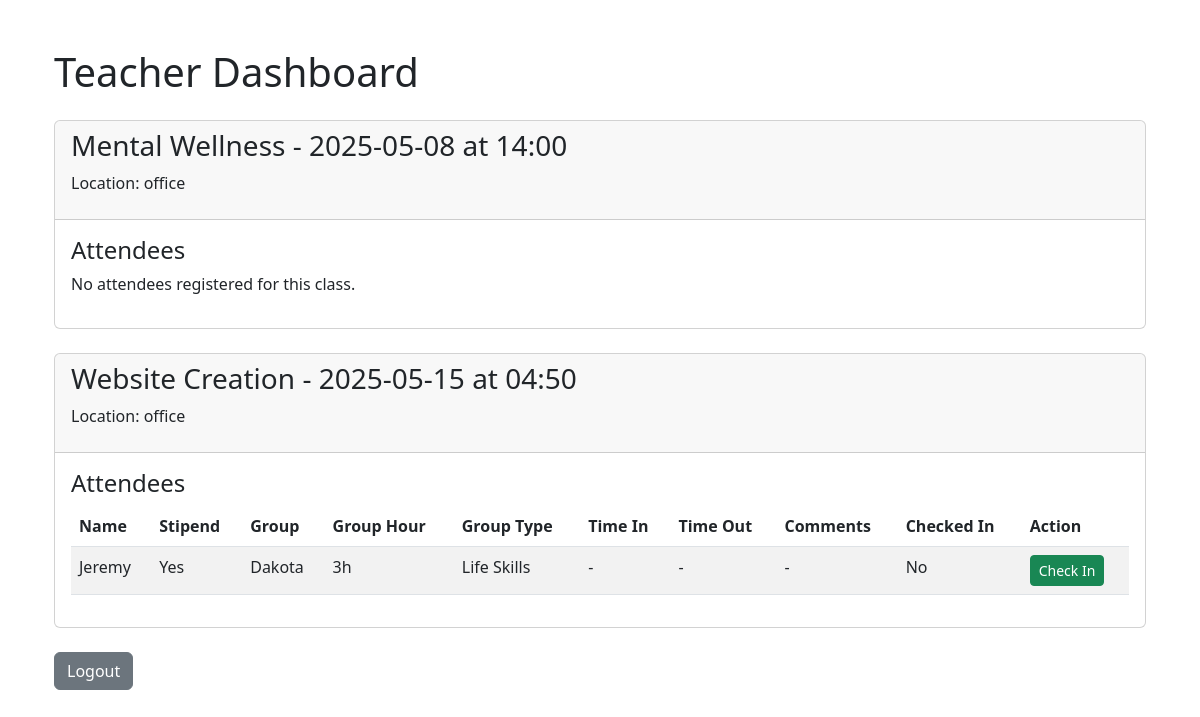
Page /teacher/dashboard (signed in) on the committed database.
### models.py (models this page shows)
class Class(db.Model):
    id = db.Column(db.Integer, primary_key=True)
    name = db.Column(db.String(100), nullable=False)
    date = db.Column(db.Date, nullable=False)
    time = db.Column(db.Time, nullable=False)
    teacher_id = db.Column(db.Integer, db.ForeignKey('user.id'), nullable=False)
    location = db.Column(db.String(100), nullable=False)
    attendees = db.relationship('Attendee', backref='class_ref', lazy=True, cascade="all, delete-orphan")

class Attendee(db.Model):
    id = db.Column(db.Integer, primary_key=True)
    name = db.Column(db.String(100), nullable=False)
    stipend = db.Column(db.Boolean, default=False)
    group = db.Column(db.String(50), nullable=True)
    comments = db.Column(db.String(200), nullable=True)
    checked_in = db.Column(db.Boolean, default=False)
    class_id = db.Column(db.Integer, db.ForeignKey('class.id'), nullable=False)
    group_hour = db.Column(db.String(50), nullable=True)  # e.g., "1 hr" or "10:00 AM"
    group_type = db.Column(db.String(50), nullable=True)  # e.g., "Beginners", "Advanced"
    time_in = db.Column(db.Time, nullable=True)  # Check-in time
    time_out = db.Column(db.Time, nullable=True)  # Check-out time

### routes/teacher.py (the view)
@bp.route('/teacher/dashboard')
@login_required
def dashboard():
    if current_user.role != 'teacher':
        flash('Access denied: Teachers only.', 'danger')
        return redirect(url_for('auth.login'))
    classes = Class.query.filter_by(teacher_id=current_user.id).all()
    return render_template('dashboard_teacher.html', classes=classes)

### app.py (called while the page is built)
@login_manager.user_loader
def load_user(user_id):
    from models import User
    return User.query.get(int(user_id))

### templates/dashboard_teacher.html (shortened to what this page needs)
{% extends 'base.html' %}
{% block content %}
<div class="container mt-5">
    <h1 class="mb-4">Teacher Dashboard</h1>
    {% if classes %}
        {% for class_ in classes %}
            <div class="card mb-4">
                <div class="card-header">
                    <h3>{{ class_.name }} - {{ class_.date.strftime('%Y-%m-%d') }} at {{ class_.time.strftime('%H:%M') }}</h3>
                    <p>Location: {{ class_.location }}</p>
                </div>
                <div class="card-body">
                    <h4>Attendees</h4>
                    {% if class_.attendees %}
                        <table class="table table-striped">
                            <thead>
                                <tr>
                                    <th>Name</th>
                                    <th>Stipend</th>
                                    <th>Group</th>
                                    <th>Group Hour</th>
                                    <th>Group Type</th>
                                    <th>Time In</th>
                                    <th>Time Out</th>
                                    <th>Comments</th>
                                    <th>Checked In</th>
                                    <th>Action</th>
                                </tr>
                            </thead>
                            <tbody>
                                {% for attendee in class_.attendees %}
                                    <tr>
                                        <td>{{ attendee.name }}</td>
                                        <td>{{ 'Yes' if attendee.stipend else 'No' }}</td>
                                        <td>{{ attendee.group or '-' }}</td>
                                        <td>{{ attendee.group_hour or '-' }}</td>
                                        <td>{{ attendee.group_type or '-' }}</td>
                                        <td>{{ attendee.time_in.strftime('%H:%M') if attendee.time_in else '-' }}</td>
                                        <td>{{ attendee.time_out.strftime('%H:%M') if attendee.time_out else '-' }}</td>
                                        <td>{{ attendee.comments or '-' }}</td>
                                        <td>{{ 'Yes' if attendee.checked_in else 'No' }}</td>
                                        <td>
                                            <form action="{{ url_for('teacher.check_in', attendee_id=attendee.id) }}" method="POST">
                                                <button type="submit" class="btn btn-sm {{ 'btn-success' if not attendee.checked_in else 'btn-warning' }}">
                                                    {{ 'Check In' if not attendee.checked_in else 'Undo Check In' }}
                                                </button>
                                            </form>
                                        </td>
                                    </tr>
                                {% endfor %}
                            </tbody>
                        </table>
                    {% else %}
                        <p>No attendees registered for this class.</p>
                    {% endif %}
                </div>
            </div>
        {% endfor %}
    {% else %}
        <p>No classes assigned to you.</p>
    {% endif %}
    <a href="{{ url_for('auth.logout') }}" class="btn btn-secondary">Logout</a>
</div>
{% endblock %}

### rows in the picture
Class: name "Mental Wellness", date "2025-05-08", time "14:00", location "office", shows "No attendees registered for this class."
Class: name "Website Creation", date "2025-05-15", time "04:50", location "office"
Attendee: name "Jeremy", stipend "Yes", group "Dakota", group_hour "3h", group_type "Life Skills", time_in "-", time_out "-", comments "-", checked_in "No", checked_in "Check In"
